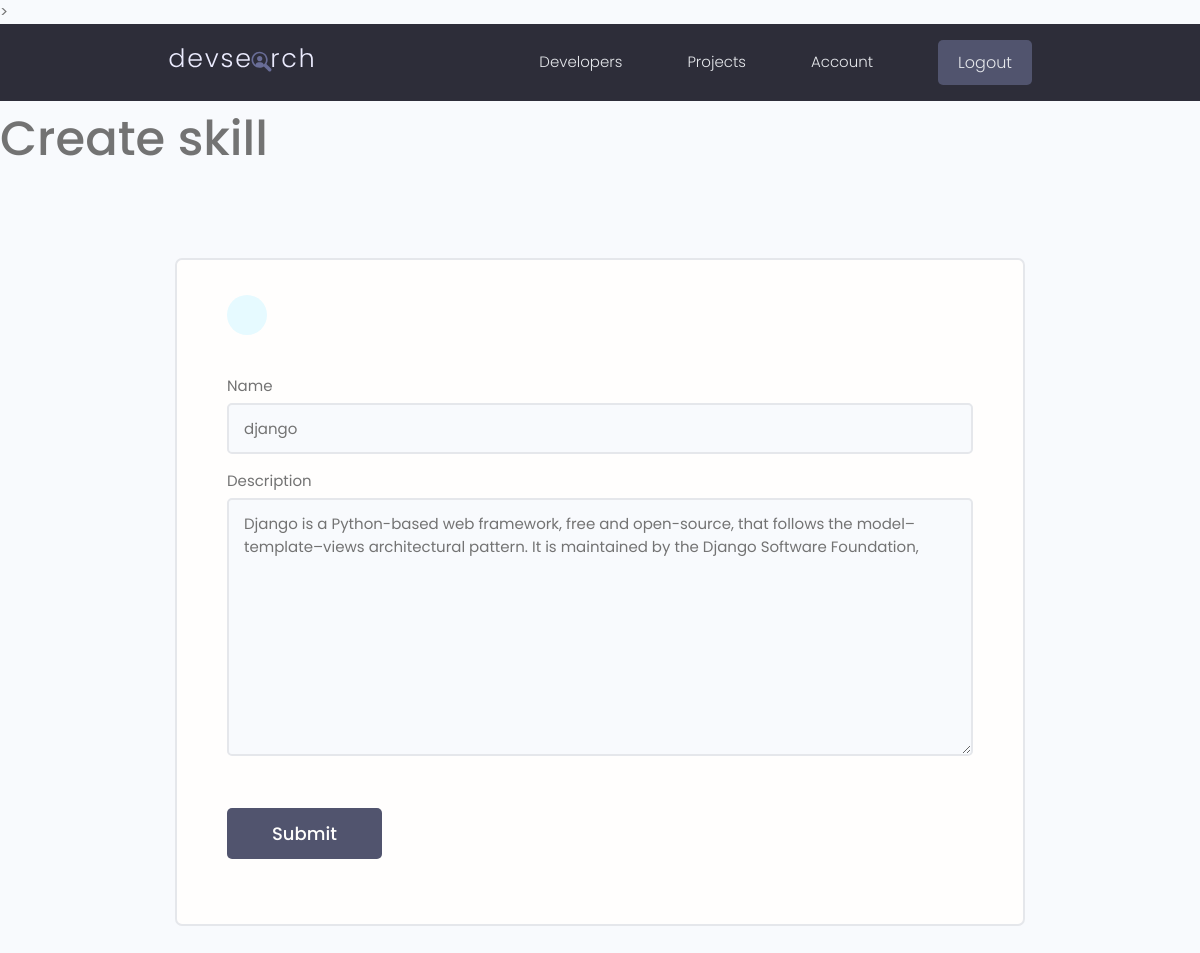
/update-skill/274ca866-9937-4181-9d67-765373ac41bd/ (signed in), run on the app's committed database.
### users/models.py (models this page shows, shortened)
class Skill(models.Model):
    owner = models.ForeignKey(Profile,on_delete=models.CASCADE,null=True,blank=True)
    name = models.CharField(max_length=200,null=True,blank=True)
    description = models.TextField(null=True,blank=True)
    created = models.DateTimeField(auto_now_add= True)
    pid = models.UUIDField(default =uuid.uuid4,unique= True,primary_key=True,editable=False)

### users/views.py (the view)
# urls.py: path('update-skill/<str:pk>/',views.updateSkill,name='update-skill'),
@login_required(login_url='login')
def updateSkill(request,pk):
    profile = request.user.profile
    form = SkillForm()
    skill = profile.skill_set.get(pid =pk)
    form = SkillForm(instance=skill)
    if request.method =='POST':
        form = SkillForm(request.POST,instance=skill)
        if form.is_valid():
         form.save()
         messages.success(request,'Skill was updated successfully!')
        return redirect('account')
    context = {'form':form}
    return render(request,'users/skill_form.html',context)

### users/forms.py
class SkillForm(ModelForm):
    class Meta:
        model = Skill
        fields ='__all__'
        exclude = ['owner']
    def __init__(self,*args,**kwargs):
        super(SkillForm,self).__init__(*args,**kwargs)
        for name,field in self.fields.items():
            field.widget.attrs.update({'class':'input'})

### users/templates/users/skill_form.html (shortened to what this page needs)
{% extends 'main.html'  %}
{% block content %}
<h1>Create skill</h1>
 <main class="formPage my-xl">
    <div class="content-box">
        <div class="formWrapper">
            <a class="backButton" href="{% url 'account' %}"></a>
            <br>
            <form class="form" method="POST" action="">
                {% for field in form %}
                 <div class="form__field">
                 <label for="formInput#text">{{field.label}} </label>
                        {{field}}
                </div>
                {% endfor  %}
                <input class="btn btn--sub btn--lg  my-md" type="submit" value="Submit" />
            </form>
        </div>
    </div>
</main>
{% endblock content %}

### static/styles/app.css (style rules this page uses)
:root { --color-sub: #2d2d39; }
.btn--sub { background-color: var(--color-sub-light); }
.content-box { width: 95%; max-width: 85rem; margin: 0 auto; }
.backButton { background: var(--color-main-light); color: var(--color-main); width: 4rem; height: 4rem; display: flex; align-items: center; justify-content: center; border-radius: 50%; }
.formPage .formWrapper { list-style: none; background: var(--color-white); padding: 3.5rem 5rem; border: 2px solid var(--color-light); border-radius: 0.7rem; }

### static/uikit/styles/modules/_variables.css (style rules this page uses)
:root { --color-main: #5aa5b9; --color-main-light: #e6faff; --color-sub: #3f4156; --color-sub-light: #51546e; --color-sub-lighter: #ededfd; --color-text: #737373; --color-gray: #8b8b8b; --color-light: #e5e7eb; --color-light-gray: #767676; --color-bg: #f8fafd; --color-white: #fffefd; --color-white-light: #f3f3f3; --color-success: #359e64; --color-success-bg: #def8e8; --color-error: #fc4b0b; --color-error-bg: #fff2ee; --font-base: 'Poppins', arial, helvetica, 'Segoe UI', roboto, ubuntu, sans-serif; --font-monospace: 'Fira Code', 'Courier New', courier, monospace; --font-regular: 300; --font-medium: 500; --font-bold: 700; --generic-shadow: 1px 1px 5px #00000010; --generic-transition: all 0.3s ease-in-out; }

### static/uikit/styles/modules/_base.css (style rules this page uses)
* { margin: 0; padding: 0; box-sizing: border-box; text-rendering: optimizeLegibility; color: inherit; font-size: inherit; }
html { font-size: 50%; }
@media only screen and (min-width: 480px) { html { font-size: 56.25%; } }
@media only screen and (min-width: 1200px) { html { font-size: 62.5%; } }
body { line-height: 1.6; font-weight: 400; font-size: 1.5rem; color: var(--color-text); background-color: var(--color-bg); min-height: 100vh; }

### static/uikit/styles/modules/_typography.css (style rules this page uses)
* { font-family: var(--font-base); }
h1 { font-size: 4.8rem; font-weight: var(--font-medium); }
a { padding-bottom: 2px; text-decoration: none; display: inline-block; color: var(--color-main); font-weight: var(--font-medium); }

### static/uikit/styles/modules/_utilities.css (style rules this page uses)
.my-md { margin: 3rem auto; }
.my-xl { margin: 8rem auto; }

### static/uikit/styles/modules/_button.css (style rules this page uses)
.btn { display: inline-block; position: relative; cursor: pointer; background-color: var(--color-light); font-weight: var(--font-medium); color: var(--color-sub); text-decoration: none; padding: 1rem 2rem; border-radius: 0.5rem; border: none; width: -webkit-fit-content; width: -moz-fit-content; width: fit-content; height: -webkit-fit-content; height: -moz-fit-content; height: fit-content; font-size: 1.6rem; outline-width: 0; outline-color: transparent; -webkit-backface-visibility: hidden; backface-visibility: hidden; transition: all 0.3s ease-in-out; }
.btn--sub { background-color: var(--color-sub); color: var(--color-white); }
.btn--lg { font-size: 1.8rem; padding: 1.2rem 4.5rem; }

### static/uikit/styles/modules/_form.css (style rules this page uses)
.form { display: block; }
.form__field { margin-top: 1.5rem; margin-bottom: 1.5rem; }
.form__label, .form__field > label { display: block; margin-bottom: 0.5rem; color: var(--color-text); }
input.input[type='text'], input.input[type='email'], input.input[type='password'], input.input[type='number'], textarea.input { min-width: 24rem; width: 100%; padding: 1.2rem 1.5rem; border-radius: 0.5rem; border: 2px solid var(--color-light); transition: all 0.3s ease-in-out; background-color: var(--color-bg); }

### data on the page
Skill: form "django" "Django is a Python-based web framework, free and open-source, that follows the model–template–views architectural pattern. It is maintained by the Django Software Foundation,"

### other printed values
{{ field.label }} "Name" "Description"
